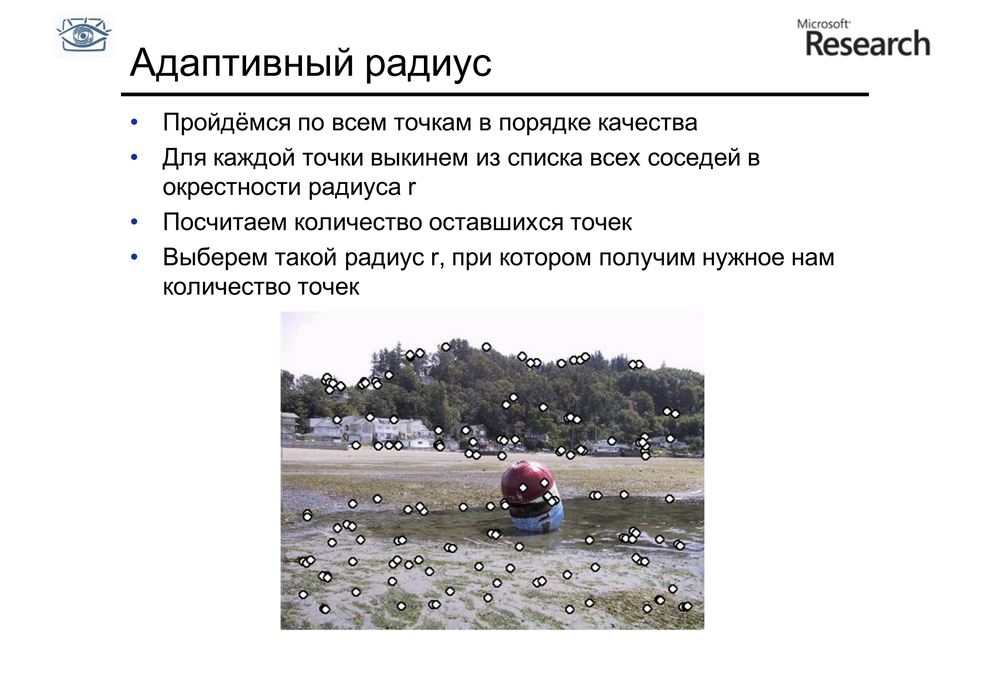
#> input picture conspects/images/adaptive_radius.png, 1000 x 696 px, shrunk from 2182 x 1518 before the run, given in place of blue.mov, which was not available
$ python show_marker.py
#> lines starting #> are read from the running program, lines starting #| are printed output that depends on the picture; after the words box and inside, x2 and y2 are one past the last pixel; in counts of white or black regions, pixels touching at a corner belong together; pictures that were not available may be replaced by others from this repository, and a replacement may not be noted
#> in main, frame is the input picture: shape (696, 1000, 3); mean B, G, R 225.6, 225.3, 226
import cv2
import numpy as np

BLUE_MIN = 100
BLUE_MAX = 130


def view_image(image, title="Image"):
    cv2.namedWindow(title, cv2.WINDOW_NORMAL)
    cv2.imshow(title, image)
    cv2.waitKey(0)


def show_marker(img, hue_min, hue_max):
#> called with hue_min = 100, hue_max = 130
    hsv_img = cv2.cvtColor(img, cv2.COLOR_BGR2HSV)
#> hsv_img: shape (696, 1000, 3); mean H, S, V 17.6, 4.6, 226.7

    lower = np.array([hue_min, 0, 0], np.uint8)
    upper = np.array([hue_max, 255, 200], np.uint8)
    binary_img = cv2.inRange(hsv_img, lower, upper)
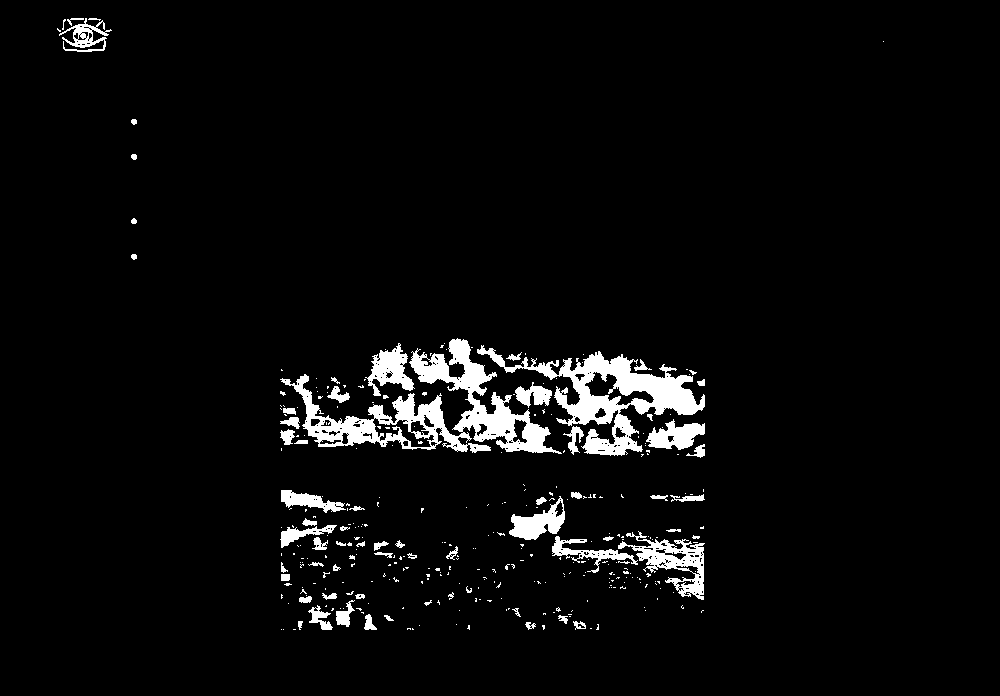
#> binary_img: shape (696, 1000); 4.3% white; 334 white regions (267 under 20 px), largest, box (x1, y1, x2, y2) and area: (280, 338, 562, 454) 9170, (477, 345, 705, 456) 7147, (618, 531, 705, 600) 2019

    kernel = np.ones((7, 7), np.uint8)
    opened_img = cv2.morphologyEx(binary_img, cv2.MORPH_OPEN, kernel)
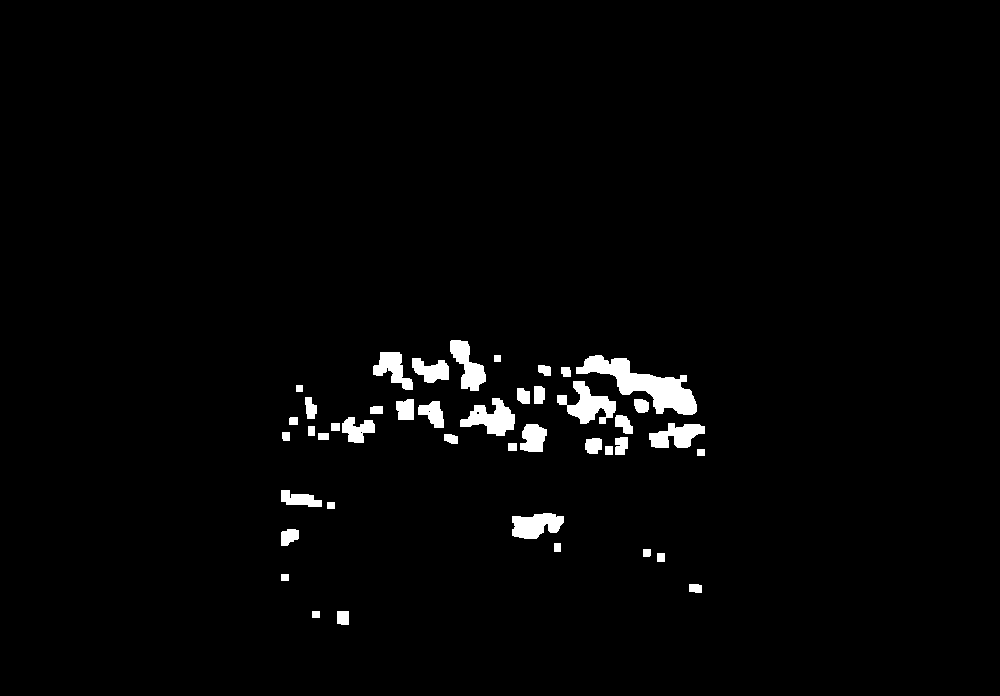
#> opened_img: shape (696, 1000); 2.2% white; 43 white regions

    contours, _ = cv2.findContours(opened_img.copy(), cv2.RETR_TREE, cv2.CHAIN_APPROX_SIMPLE)
#> contours = 46 contours, 3 with area under 20; largest, box (x1, y1, x2, y2) and area: (576, 355, 697, 415) 2624, (557, 381, 616, 424) 1094, (460, 398, 515, 436) 1028, (512, 513, 564, 539) 901, (450, 340, 486, 391) 866
    opened_img = cv2.cvtColor(opened_img, cv2.COLOR_GRAY2BGR)
#> opened_img: shape (696, 1000, 3); 2.2% white; 43 white regions, largest, box (x1, y1, x2, y2) and area: (576, 355, 697, 415) 2796, (557, 381, 616, 424) 1214, (460, 398, 515, 436) 1118
    for contour in contours:
        if cv2.contourArea(contour) < 1000:
            continue
        (x, y, w, h) = cv2.boundingRect(contour)
        cv2.rectangle(img, (x, y), (x + w, y + h), (0, 255, 0), 3)
        cv2.rectangle(opened_img, (x, y), (x + w, y + h), (0, 255, 0), 3)
#> this loop made 46 passes
#> contour on passes 2, 4, 5, 7, 10, 12, 13, 14, 18, 20, 23, 25: [[312, 611], [312, 617], [319, 617], [319, 611]], [[281, 574], [281, 580], [288, 580], [288, 574]], [[657, 553], [657, 561], [664, 561], [664, 553]], [[554, 543], [554, 551], [560, 551], [560, 543]], [[327, 502], [327, 508], [334, 508], [334, 502]], [[697, 449], [697, 455], [704, 455], [704, 449]], [[605, 446], [605, 454], [612, 454], [612, 446]], [[508, 443], [508, 450], [516, 450], [516, 443]], [[318, 433], [318, 439], [328, 439], [328, 433]], [[308, 426], [308, 435], [314, 435], [314, 426]], [[331, 423], [331, 430], [339, 430], [339, 423]], [[360, 432], [361, 431], [362, 432], [361, 433]]
#> (x, y, w, h) on passes 33, 39, 43: (460, 398, 55, 38), (557, 381, 59, 43), (576, 355, 121, 60)
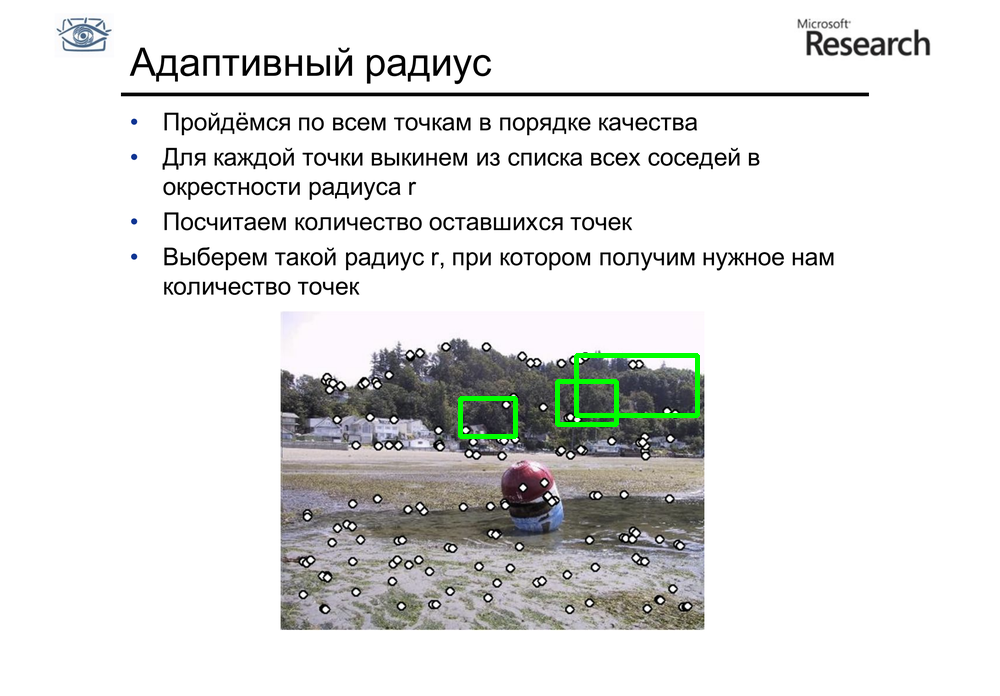
#> img: shape (696, 1000, 3); 0.53% of pixels changed, all inside (x1, y1, x2, y2) = (458, 353, 700, 439)
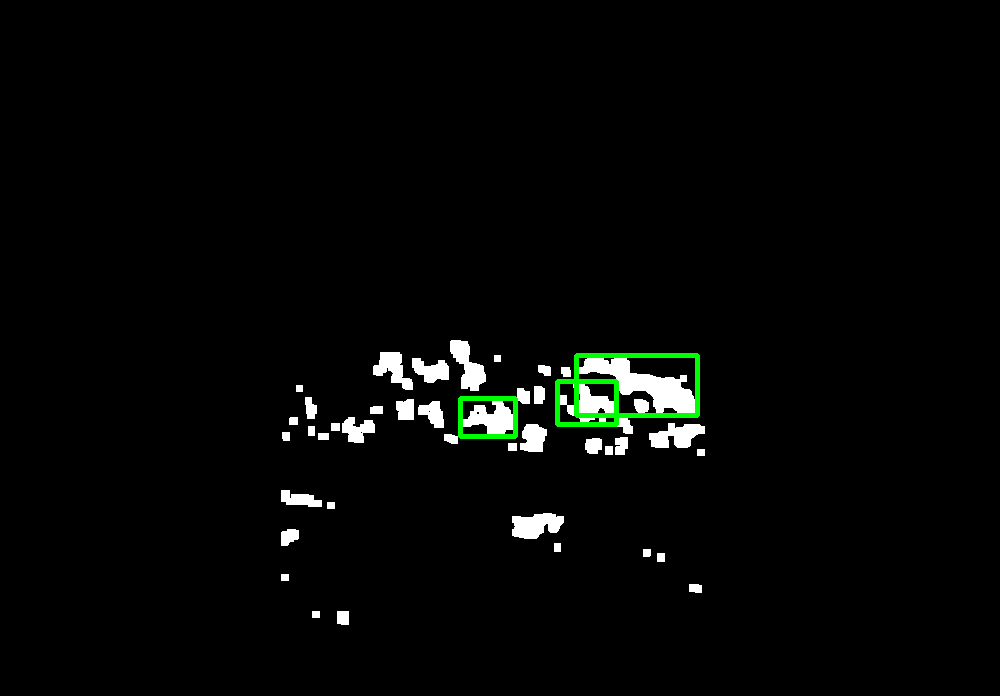
#> opened_img: shape (696, 1000, 3); mean B, G, R 5.3, 6.6, 5.3

    concatenated = cv2.hconcat([img, opened_img])
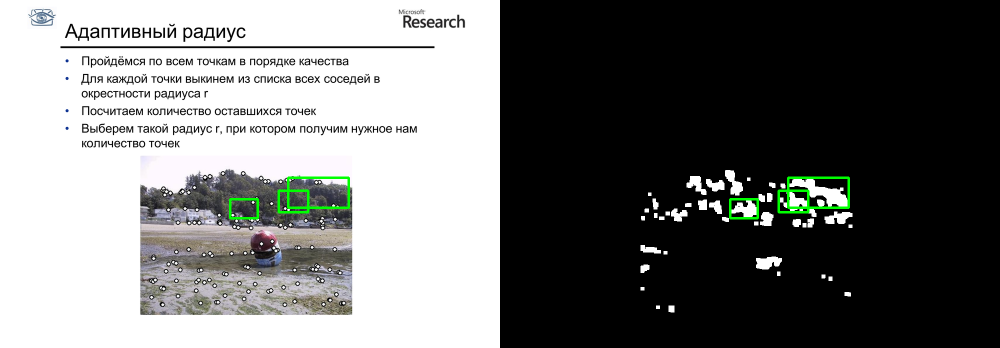
#> concatenated: shape (696, 2000, 3) (shown at 1/2 size); mean B, G, R 115.1, 116.4, 115.4
    cv2.namedWindow("frame", cv2.WINDOW_NORMAL)
    cv2.imshow("frame", concatenated)


def main():
    cap = cv2.VideoCapture('blue.mov')
    if not cap.isOpened():
        print('Error')

    while cap.isOpened():
        grabbed, frame = cap.read()
        if grabbed:
            show_marker(frame, BLUE_MIN, BLUE_MAX)
            if cv2.waitKey(1) & 0xFF == ord('q'):
#> (key q is pressed here)
                break
        else:
            break

    cap.release()
    cv2.destroyAllWindows()


if __name__ == '__main__':
    main()
